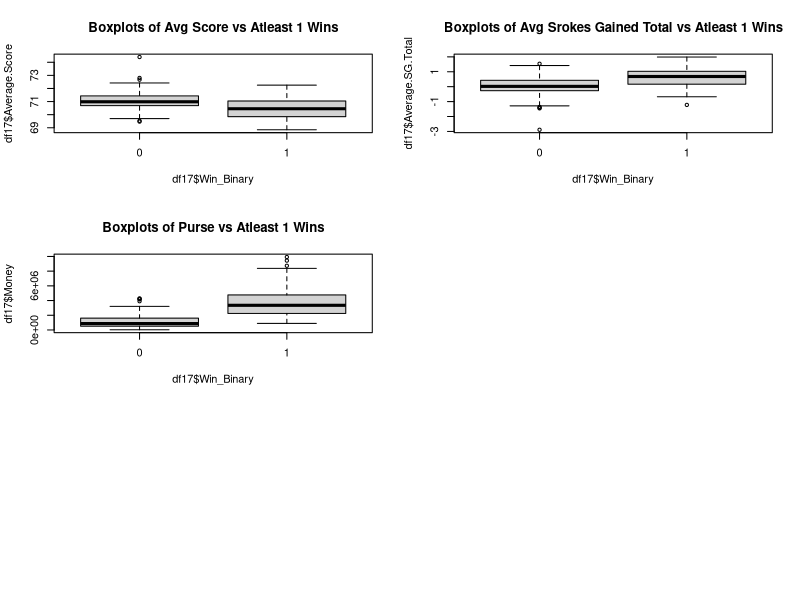

The R source for this figure: (Note: this script raises an error after producing the figure.)
library(tidyverse)
library(ROCR)
library(MASS)
library(dplyr)
library(caret)
####### Project 2 PGA Tour Analysis #######
data = read.csv('pgaTourData.csv')
data = as.data.frame(data)

# The bottom half of the data set contains many empty observations 
df = data[-c(1679:2312),]

#Create Atleast 1 win binary variable
df$Win_Binary <- ifelse(df$Wins >=1 , 1,0)

#For the NA observations in the column adjust them to 0
df$Win_Binary[is.na(df$Win_Binary)] <- 0

#make win binary a character variable
df$Win_Binary = factor(df$Win_Binary)

#Select only year 2017 for training set
df18 = df[c(1:193),]
#Select only year 2018 for test set
df17 = df[c(194:383),]

df17$Win_Binary = relevel(df17$Win_Binary, ref = "0")
df18$Win_Binary = relevel(df18$Win_Binary, ref = "0")
#Frequency table of wins and losses
table(df17$Win_Binary)
#34 players with a win, 156 players without a win
table(df18$Win_Binary)
############################################# Variables that wouldn't be interesting necessarily ######################################################
#It is obvious the players that score the best, have the highest avg strokes gained and made the most money would be the winners. So I'd avoid these three 
#since it wouldn't make our model necessarily interesting

############################################After fitting some models these may be the most important variables to produce something that works########
par(mfrow=c(3,2))
boxplot(df17$Average.Score~df17$Win_Binary, main = "Boxplots of Avg Score vs Atleast 1 Wins") #try to avoid this variable cause it'd be boring
boxplot(df17$Average.SG.Total~df17$Win_Binary, main = "Boxplots of Avg Srokes Gained Total vs Atleast 1 Wins") #try to avoid this variable cause it'd be boring
boxplot(df17$Money~df17$Win_Binary, main = "Boxplots of Purse vs Atleast 1 Wins")# try to avoid this variable because it'd be boring
boxplot(df17$Points~df17$Win_Binary, main = "Boxplots of Points vs Atleast 1 Wins")
boxplot(df17$Top.10~df17$Win_Binary, main = "Boxplots of Top Tens vs Atleast 1 Wins")
boxplot(df17$Rounds~df17$Win_Binary, main = "Boxplots of Rounds vs Atleast 1 Wins")
########################################################################################################################################################

#############Rounds may be cool to look at to see if purely playing more raises there chances while in the presence of the other variables #############

boxplot(df17$Rounds~df17$Win_Binary, main = "Boxplots of Rounds vs Atleast 1 Wins")

########################################################################################################################################################

###################################3 VaRIABLES THAT ARE CONSIDERED YOUR LONG GAME IN GOLF ##############################################################
par(mfrow=c(1,3))
boxplot(df17$Fairway.Percentage~df17$Win_Binary, main = "Boxplots of Fairway Percentage vs Atleast 1 Wins") #large spread in comparison
boxplot(df17$Avg.Distance~df17$Win_Binary, main = "Boxplots of Avg Distance vs Atleast 1 Wins") #avg distance looks interesting
boxplot(df17$SG.OTT~df17$Win_Binary, main = "Boxplots of Avg Srokes Gained off the tee vs Atleast 1 Wins") # may be a combination of the two above

########################################################################################################################################################

################################### VaRIABLES THAT ARE CONSIDERED YOUR mEDIUM GAME IN GOLF #############################################################

boxplot(df17$gir~df17$Win_Binary, main = "Boxplots of GIR vs Atleast 1 Wins") #does not look very different
boxplot(df17$SG.APR~df17$Win_Binary, main = "Boxplots of SG.APR vs Atleast 1 Wins") #decent spread
boxplot(df17$Average.Scrambling~df17$Win_Binary, main = "Boxplots of Scrambling vs Atleast 1 Wins") #decent spread between the two, better players less scrambling
 
########################################################################################################################################################


################################### VaRIABLES THAT ARE CONSIDERED YOUR SHORT GAME IN GOLF ##############################################################

boxplot(df17$Average.Putts~df17$Win_Binary, main = "Boxplots of Avg Putts vs Atleast 1 Wins") # better players have smaller spread of avg putts
boxplot(df17$Average.SG.Putts~df17$Win_Binary, main = "Boxplots of SG.Putts vs Atleast 1 Wins") # better players gain more strokes on putts
boxplot(df17$SG.ARG~df17$Win_Binary, main = "Boxplots of SG.ARG vs Atleast 1 Wins") # better players gain more strokes chipping

########################################################################################################################################################

####### New approach Stepwise regression using all numerics

full.model <- glm(Win_Binary ~ Rounds + Fairway.Percentage + Avg.Distance
                  + gir + Average.Putts + Average.Scrambling  
                  + Points + Average.SG.Putts + Average.SG.Total + SG.OTT 
                  + SG.OTT + SG.APR + SG.ARG + Money, data = df17, family = binomial)


coef(full.model)

step.model <- full.model %>% stepAIC(trace = FALSE)
step.model

summary(step.model)
1-pchisq(step.model$null.deviance-step.model$deviance,5)

df18 = df[c(1:190),]
par(mfrow=c(1,1))
preds<-predict(step.model,newdata=df18, type="response")
preds[is.na(preds)] <- 0
rates<-prediction(preds, df18$Win_Binary)
roc_result<-performance(rates,measure="tpr", x.measure="fpr")
plot(roc_result, main = "ROC Plot")
lines(x = c(0,1), y = c(0,1), col="red")

auc=performance(rates, measure = "auc")
auc@y.values

thresh = .15
table(df18$Win_Binary, preds>thresh)

TN= table(df18$Win_Binary, preds>thresh)[1]
FN= table(df18$Win_Binary, preds>thresh)[2]
FP= table(df18$Win_Binary, preds>thresh)[3]
TP= table(df18$Win_Binary, preds>thresh)[4]
FPR = FP / (TN + FP)
FNR = FN / (FN + TP)

#False positive rate
FPR
#False negative rate
FNR


#get rid of the boring variables, only on playing variables now

full.model <- glm(Win_Binary ~  Fairway.Percentage + Avg.Distance
                  + gir + Average.Putts + Average.Scrambling 
                   + Average.SG.Putts  + SG.OTT 
                  + SG.OTT + SG.APR + SG.ARG, data = df17, family = binomial)

coef(full.model)

step.model <- full.model %>% stepAIC(trace = FALSE)
step.model

summary(step.model)
1-pchisq(step.model$null.deviance-step.model$deviance,6)



df18 = df[c(1:190),]

preds<-predict(step.model,newdata=df18, type="response")
preds[is.na(preds)] <- 0
rates<-prediction(preds, df18$Win_Binary)
roc_result<-performance(rates,measure="tpr", x.measure="fpr")
plot(roc_result, main="ROC Plot")
lines(x = c(0,1), y = c(0,1), col="red")

auc=performance(rates, measure = "auc")
auc@y.values

thresh = .4
table(df18$Win_Binary, preds>thresh)

TN= table(df18$Win_Binary, preds>thresh)[1]
FN= table(df18$Win_Binary, preds>thresh)[2]
FP= table(df18$Win_Binary, preds>thresh)[3]
TP= table(df18$Win_Binary, preds>thresh)[4]
FPR = FP / (TN + FP)
FNR = FN / (FN + TP)

#False positive rate
FPR
#False negative rate
FNR
